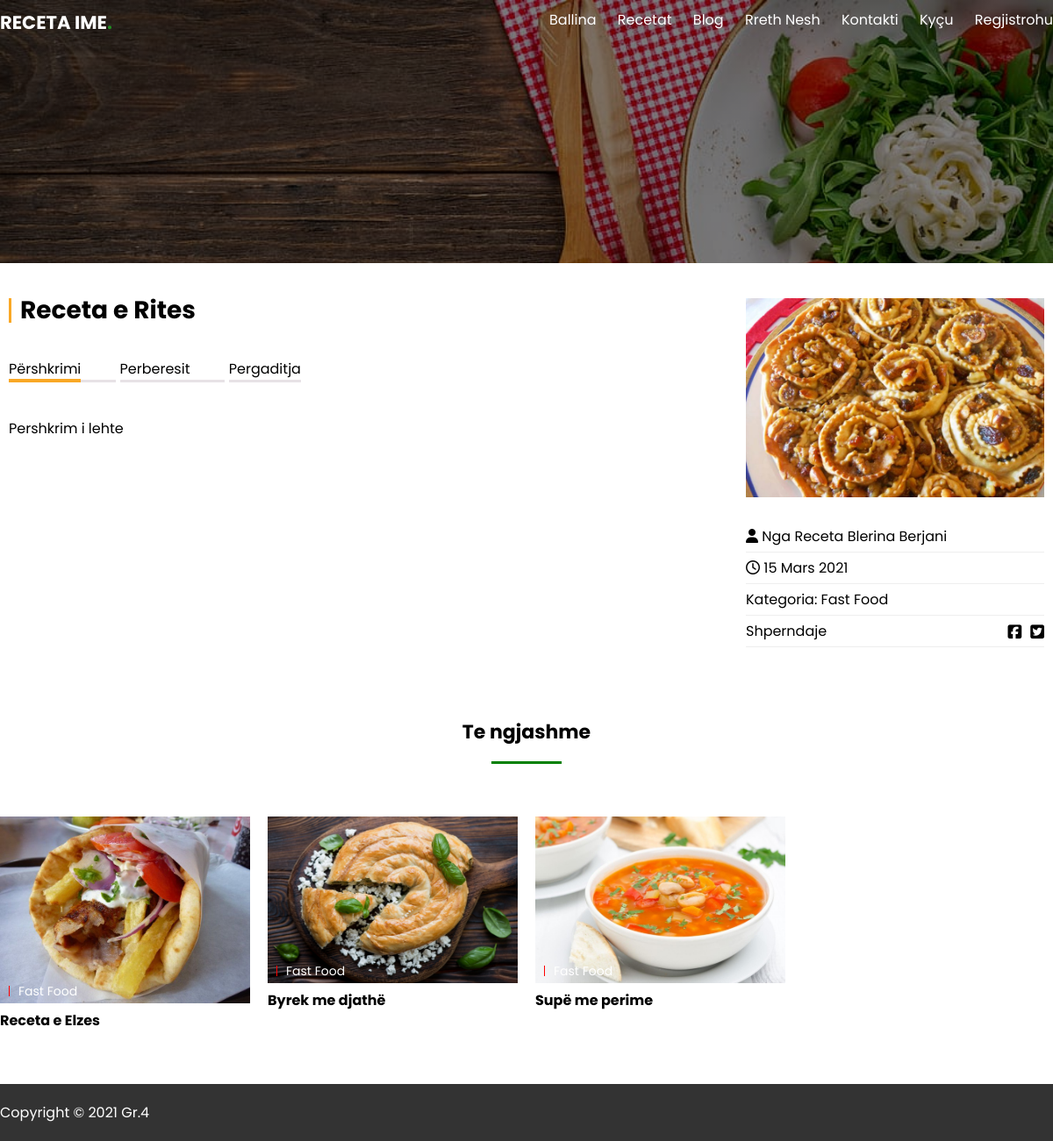
/?template=recetat&id=7, run on an earlier commit of the app's database.
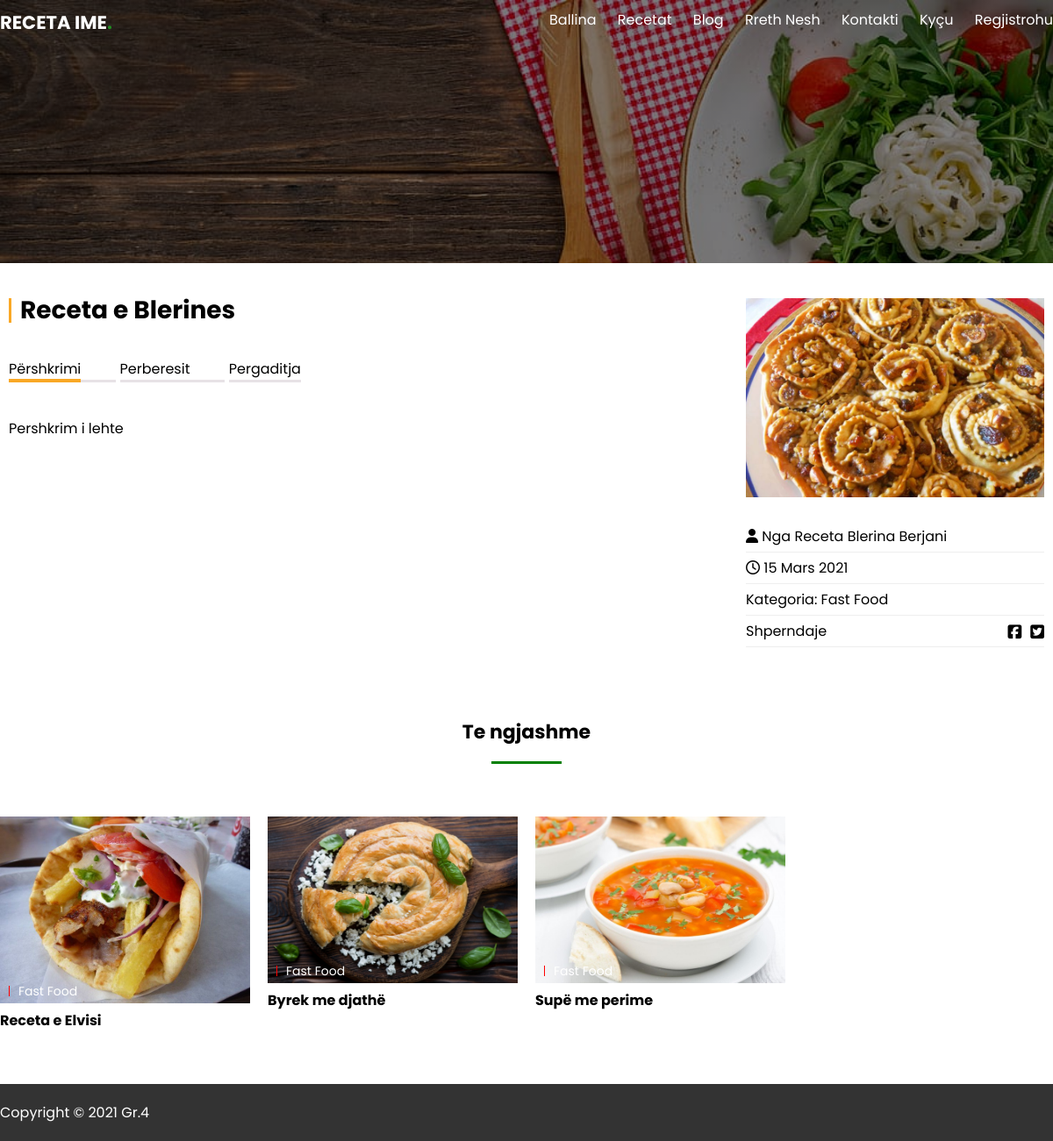
And on a later commit of the database.
### tables this page shows
CREATE TABLE `recetat` (
  `id` int(11) NOT NULL,
  `titulli` varchar(255) NOT NULL,
  `user_id` int(11) NOT NULL,
  `kategoria_id` int(11) NOT NULL,
  `shteti_id` int(11) NOT NULL,
  `pershkrimi` text DEFAULT NULL,
  `perberesit` text DEFAULT NULL,
  `pergaditja` text DEFAULT NULL,
  `data_postimit` timestamp NULL DEFAULT current_timestamp(),
  `aprovuar` tinyint(4) DEFAULT 0,
  `fotografia` varchar(255) DEFAULT NULL,
  `balline` tinyint(4) DEFAULT 0,
  `klikuar` int(11) NOT NULL DEFAULT 0
);

### index.php (called while the page is built, shortened)
<?php
	require __dir__ . '/classes/controller.php';
	$controller = new Controller();
	$controller->template();
?>

### views/readmore/recetat-readmore.php (the view, shortened to what this page needs)
<?php
	global $controller;
	$receta = $controller->getRecetaReadmore();
	$controller->increment_klikuar('recetat');
	$recetat_tjera = $controller->recetat_tjera($receta['kategoria_id']);
?>
<div class="top-home category" style="background:linear-gradient(rgba(0, 0, 0, 0.5), rgba(0, 0, 0, 0.5)),url('<?php echo WEB_PATH;?>public/images/hp2.jpg');">
</div>
<?php if(!empty($receta)):  ?>
	<div class="readmore">
		<div class="mid-grid">
			<div class="readmore-row">
				<div class="readmore-left">
					<h1><?php echo $receta['titulli']; ?></h1>
					<ul class="readmore-list">
						<li><a href="#" class="active" data-id="pershkrimi">Përshkrimi</a></li>
						<?php if(!empty($receta['perberesit'])):?><li><a href="#" data-id="perberesit">Perberesit</a></li><?php endif; ?>
						<?php if(!empty($receta['pergaditja'])):?><li><a href="#" data-id="pergaditja">Pergaditja</a></li><?php endif; ?>
					</ul>
					<div class="tab-content active" id="pershkrimi">
						<?php echo $receta['pershkrimi']; ?>
					</div>
				</div>
				<div class="readmore-right">
					<img src="<?php echo $receta['fotografia']; ?>">
					<ul>
						<li><p><i class="fas fa-user"></i> Nga Receta <?php echo $receta['user_emri']; ?></p></li>
						<li><p><i class="far fa-clock"></i> <?php echo $receta['data_postimit']; ?></p></li>
						<li><p>
							Kategoria: <?php echo $receta['kategoria_emri']; ?>
						</p></li>
						<li>
							<p>Shperndaje <a href="#"><i class="fab fa-twitter-square"></i></a> <a href="#"><i class="fab fa-facebook-square"></i></a></p>
						</li>
					</ul>
				</div>
			</div>
		</div>
	</div>
<?php endif; ?>
<div class="white-box category">
	<div class="mid-grid">
		<h2 class="home-title">Te ngjashme</h2>
		<div class="box-holder">
			<?php $i = 1; foreach($recetat_tjera as $receta): ?>
				<a href="<?php echo $receta['url']; ?>">
					<div class="box-4 categ-box">
						<figure class="place-box">
							<img src="<?php echo $receta['fotografia']; ?>">
							<span><?php echo $receta['kategoria_emri']; ?></span>
						</figure>
						<h2><?php echo $receta['titulli']; ?></h2>
					</div>
				</a>
			<?php endforeach; ?>
		</div>
	</div>
</div>

### views/global/header.php (shortened to what this page needs)
<!DOCTYPE html>
<html>
<head>
	<link rel="stylesheet" type="text/css" href="<?php echo WEB_PATH . 'public/css/style.css?v=1.1';?>"/>
</head>
<body>
<header id="header">
	<div class="mid-grid">
		<a href="<?php echo WEB_PATH;?>" class="logo"><h3>RECETA IME<span>.</span></h3></a>
		<nav>
			<ul>
				<li><a href="<?php echo WEB_PATH;?>">Ballina</a></li>
				<li><a href="<?php echo WEB_PATH;?>?template=recetat">Recetat</a></li>
				<li><a href="<?php echo WEB_PATH;?>?template=blog">Blog</a></li>
				<li><a href="<?php echo WEB_PATH;?>?template=rreth-nesh">Rreth Nesh</a></li>
				<li><a href="<?php echo WEB_PATH;?>?template=kontakti">Kontakti</a></li>
				<?php if(!empty($_SESSION['user_id'])):?>
					<li><a href="<?php echo WEB_PATH;?>shto-recete.php">Shto recete</a></li>
					<li><a href="<?php echo WEB_PATH;?>logout.php">Dil <?php echo $_SESSION['fullname']; ?></a></li>
				<?php else: ?>
					<li><a href="<?php echo WEB_PATH;?>login.php">Kyçu</a></li>
					<li><a href="<?php echo WEB_PATH;?>register.php">Regjistrohu</a></li>
				<?php endif; ?>
			</ul>
		</nav>
	</div>
</header>

### classes/controller.php (shortened to what this page needs)
<?php
	class controller{
		public $id;
		public $db;
		function __construct(){
			$this->template = isset($_GET['template']) ? $_GET['template'] : NULL;
			$this->id = isset($_GET['id']) ? $_GET['id'] : NULL;
			$this->db = new PDO('mysql:host=localhost;dbname=receta','root','');
		}
		public function template(){
			require(__dir__ . '/../views/global/header.php');
			if(!empty($this->template) && !empty($this->id)){
				if (file_exists(__dir__ . '/../views/readmore/' . $this->template . '-readmore.php'))
					include_once(__dir__ . '/../views/readmore/' . $this->template . '-readmore.php');
			}
			elseif(!empty($this->template) && empty($this->id)){
				if (file_exists(__dir__ . '/../views/templates/' . $this->template . '.php'))
					include_once(__dir__ . '/../views/templates/' . $this->template . '.php');
				else
					include_once(__dir__ . '/../views/404.php');
			}
			else{
				include_once(__dir__ . '/../views/home.php');
			}
			require(__dir__ . '/../views/global/footer.php');
		}
		public function recetat_tjera($kategoria_id){
			$stmt = $this->db->prepare("SELECT * FROM recetat WHERE kategoria_id = :kategoria_id AND id != :id AND aprovuar = 1 ORDER BY data_postimit DESC LIMIT 8");
			$stmt->execute(['kategoria_id' => $kategoria_id, 'id' => $this->id]);
			$recetat = $stmt->fetchAll();
			return $this->arrayRecetat($recetat);
		}
		public function getRecetaReadmore(){
			$stmt = $this->db->prepare("SELECT * FROM recetat WHERE id = :id");
			$stmt->execute(['id' => $this->id]);
			$receta = $stmt->fetch();
			$arr = [];
			if(!empty($receta)){
				$arr['id'] = $receta['id'];
				$arr['titulli'] = $receta['titulli'];
				$arr['user_id'] = $receta['user_id'];
				$arr['user_emri'] = $this->getUserName($receta['user_id']);
				$arr['kategoria_id'] = $receta['kategoria_id'];
				$arr['kategoria_emri'] = $this->getCategoryName($receta['kategoria_id']);
				$arr['shteti_id'] = $receta['shteti_id'];
				$arr['shteti_emri'] = $this->getShtetiName($receta['shteti_id']);
				$arr['pershkrimi'] = $receta['pershkrimi'];
				$arr['perberesit'] = $receta['perberesit'];
				$arr['pergaditja'] = $receta['pergaditja'];
				$arr['url'] = WEB_PATH . '?template=recetat&id=' . $receta['id'];
				$arr['data_postimit'] = $this->albaniandate($receta['data_postimit']);
				$arr['aprovuar'] = $receta['aprovuar'];
				$arr['fotografia'] = WEB_PATH . 'uploads/' . $receta['fotografia'];
				$arr['balline'] = $receta['balline'];
				$arr['klikuar'] = $receta['klikuar'];
				$arr['short_text'] = $this->short_text($receta['pershkrimi'], 150);
			}
			return $arr;
		}
		public function arrayRecetat($recetatfromdb = NULL){
			$i = 0;
			$arr = [];
			if(!empty($recetatfromdb)){
				foreach($recetatfromdb as $receta){
					$arr[$i]['id'] = $receta['id'];
					$arr[$i]['titulli'] = $receta['titulli'];
					$arr[$i]['user_id'] = $receta['user_id'];
					$arr[$i]['user_emri'] = $this->getUserName($receta['user_id']);
					$arr[$i]['kategoria_id'] = $receta['kategoria_id'];
					$arr[$i]['kategoria_emri'] = $this->getCategoryName($receta['kategoria_id']);
					$arr[$i]['shteti_id'] = $receta['shteti_id'];
					$arr[$i]['shteti_emri'] = $this->getShtetiName($receta['shteti_id']);
					$arr[$i]['pershkrimi'] = $receta['pershkrimi'];
					$arr[$i]['perberesit'] = $receta['perberesit'];
					$arr[$i]['pergaditja'] = $receta['pergaditja'];
					$arr[$i]['url'] = WEB_PATH . '?template=recetat&id=' . $receta['id'];
					$arr[$i]['data_postimit'] = $receta['data_postimit'];
					$arr[$i]['aprovuar'] = $receta['aprovuar'];
					$arr[$i]['fotografia'] = WEB_PATH . 'uploads/' . $receta['fotografia'];
					$arr[$i]['balline'] = $receta['balline'];
					$arr[$i]['klikuar'] = $receta['klikuar'];
					$arr[$i]['short_text'] = $this->short_text($receta['pershkrimi'], 150);
					$i++;
				}
			}
			return $arr;
		}
		protected function getUserName($user_id){
			$stmt = $this->db->prepare("SELECT emri, mbiemri FROM users WHERE id = :user_id");
			$stmt->execute(['user_id' => $user_id]);
			$user = $stmt->fetch();
			return !empty($user) ? $user['emri'] . ' ' . $user['mbiemri'] : NULL;
		}
		protected function getCategoryName($kategoria_id){
			$stmt = $this->db->prepare("SELECT emri FROM kategoria WHERE id = :kategoria_id");
			$stmt->execute(['kategoria_id' => $kategoria_id]);
			$kategoria = $stmt->fetch();
			return !empty($kategoria) ? $kategoria['emri'] : NULL;
		}
		protected function getShtetiName($shteti_id){
			$stmt = $this->db->prepare("SELECT emri FROM shtetet WHERE id = :shteti_id");
			$stmt->execute(['shteti_id' => $shteti_id]);
			$shteti = $stmt->fetch();
			return !empty($shteti) ? $shteti['emri'] : NULL;
		}
		public function short_text($text, $max_length = 150){
			if (strlen($text) > $max_length)
			{
			    $offset = ($max_length - 3) - strlen($text);
			    $text = substr($text, 0, strrpos($text, ' ', $offset)) . '...';
			}
			return $text;
		}
		public function albaniandate($date){
	        $albanian = ['Janar', 'Shkurt', 'Mars', 'Prill', 'Maj', 'Qershor', 'Korrik', 'Gusht', 'Shtator', 'Tetor', 'Nëntor', 'Dhjetor'];
	        $new_date = strtotime($date);
	        return date('d', $new_date) . ' ' . $albanian[date('n', $new_date) - 1] . ' ' . date('Y', $new_date);
	    }
	}
?>

### views/global/footer.php (shortened to what this page needs)
<footer>
	<div class="mid-grid">
		<p>Copyright © <?php echo date('Y');?> Gr.4</p>
	</div>
</footer>
</body>
</html>

### public/images/css/style.css (style rules this page uses)
* { padding:0px; margin:0px; box-sizing: border-box; }
img { max-width: 100%; transition: all .8s ease; }
a { text-decoration: none; }
body { font-family: 'Poppins', sans-serif; }
.box-holder { width: calc(100% + 20px); float: left; margin-right: -10px; margin-left: -10px; }
.box-4 { width: 25%; float: left; padding-right: 10px; padding-left: 10px; margin: 0 auto; }
.mid-grid { width: 1200px; margin:0 auto; z-index: 9; }
header { width: 100%; position: fixed; top:0px; left: 0px; z-index: 1000; padding:10px 0px; transition: all .3s ease-in-out; -webkit-transition: all .3s ease-in-out; -moz-transition: all .3s ease-in-out; -o-transition: all .3s ease-in-out; }
header .logo { float: left; font-size: 18px; color:#fff; }
header .logo span { color: #228B22; }
header nav { float: right; }
header nav ul { display: block; }
header nav ul li { display: inline-block; margin-right: 20px; }
header nav ul li:last-child { margin-right: 0px; }
header nav ul li a { font-size: 16px; color:#fff; }
.top-home { width: 100%; height: 100vh; display: flex; align-items:center; background-size: cover!important; transition: all .3s ease-in-out; }
.white-box { width: 100%; float: left; padding:40px 0px; }
h2.home-title { font-size: 22px; width: 100%; display: block; text-align: center; margin-bottom: 80px; position: relative; }
h2.home-title:after { content: ''; width: 80px; height: 3px; position: absolute; bottom:-20px; left:50%; margin-left: -40px; background-color: green; }
.place-box { position: relative; display: block; }
footer { width: 100%; float: left; padding:20px 0px; background-color: #333; }
footer p { font-size: 16px; color: #fff; }
.top-home.category { height: 300px; }
.category .box-4 figure { margin-bottom: 20px; }
.category .box-4 figure { margin-bottom: 0px; }
.categ-box { margin-bottom: 20px; }
.categ-box h2 { font-size: 16px; color: #000; }
.categ-box span { position: absolute; bottom: 15px; left: 10px; color:#fff; padding-left: 10px; border-left: 1px solid red; font-size: 14px; line-height: 12px; }
.readmore { width: 100%; float: left; padding:40px 0px; }
.readmore-left { width: 70%; float: left; padding-right: 10px; padding-left: 10px; }
.readmore-right { width: 30%; float: left; padding-right: 10px; padding-left: 10px; }
.readmore-left h1 { font-size: 28px; line-height: 28px; color: #000; margin-bottom: 40px; padding-left: 10px; border-left: 3px solid #f9a825; }
.readmore-list { display: block; margin-bottom: 40px; }
.readmore-list li { display: inline-block; padding-right: 40px; border-bottom: 3px solid #e7e2e6; }
.readmore-list li:last-child { padding-right: 0px; }
.readmore-list li a { font-size: 16px; color: #000; border-bottom: 4px solid transparent; -webkit-transition: all .3s ease-in-out; -moz-transition: all .3s ease-in-out; -o-transition: all .3s ease-in-out; }
.readmore-list li a.active, .readmore-list li a:hover { border-color: #f9a825; }
.tab-content { width: 100%; float: left; display: none; }
.tab-content.active { display: block; }
.readmore-right img { margin-bottom: 20px; }
.readmore-right ul li { list-style-type: none; border-bottom: 1px solid #eee; }
.readmore-right ul li p { padding:5px 0px; }
.readmore-right ul li a { float: right; color: #000; font-size:18px; }
.readmore-right ul li a:last-child { margin-right: 10px; }

What changed in the data, as far as the page shows it:
changed recetat "Pershkrim i lehte": titulli "Receta e Rites" → "Receta e Blerines"
changed recetat: titulli "Receta e Elzes" → "Receta e Elvisi"
